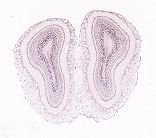
#> input picture data/CA1/ca1_wfs1_sec01.jpg, 156 x 138 px; its folder holds only this picture in this run
$ jupyter execute 01_pipeline_demo.ipynb.ipynb   (older library calls are emulated)
#> lines starting #> are read from the running program, lines starting #| are printed output that depends on the picture
[cell 1]
import os
import cv2

data_path = "../data"

images = []
labels = []

for label in os.listdir(data_path):
    class_path = os.path.join(data_path, label)
    if os.path.isdir(class_path):
        for file in os.listdir(class_path):
            img_path = os.path.join(class_path, file)
            img = cv2.imread(img_path)
#> img is the input picture: shape (138, 156, 3); mean B, G, R 237.3, 231.2, 238.8
            images.append(img)
            labels.append(label)

print("Total images:", len(images))
#| Total images: 2
print("Labels:", set(labels))

[cell 2]
import os
import cv2

data_path = "../data"

images = []
labels = []

for label in os.listdir(data_path):
    class_path = os.path.join(data_path, label)
    if os.path.isdir(class_path):
        for file in os.listdir(class_path):
            img_path = os.path.join(class_path, file)
            img = cv2.imread(img_path)
            images.append(img)
            labels.append(label)

print("Total images:", len(images))
#| Total images: 2
print("Labels:", set(labels))

[cell 3]
import numpy as np

[cell 4]
import cv2

processed_images = []

for img in images:
    img_resized = cv2.resize(img, (128,128))
    processed_images.append(img_resized)
#> this loop made 2 passes
#> pass 1, `img_resized = cv2.resize(img, (128,128))`:
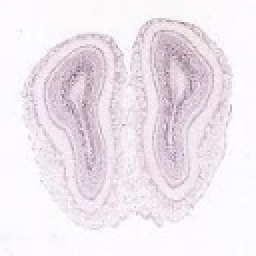
#> img_resized: shape (128, 128, 3) (shown 2 times larger); mean B, G, R 237.2, 231.1, 238.7
#> pass 2, `img_resized = cv2.resize(img, (128,128))`:
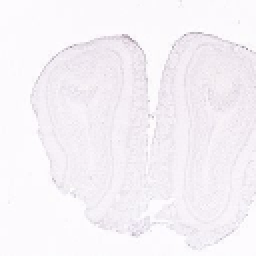
#> img_resized: shape (128, 128, 3) (shown 2 times larger); mean B, G, R 246.8, 241.9, 246
#> after the loop, processed_images = 2 items

print("Processed images:", len(processed_images))
#| Processed images: 2
print("Example shape:", processed_images[0].shape)
#| Example shape: (128, 128, 3)

[cell 5]
import numpy as np

X = np.array(processed_images)
X = X.reshape(len(X), -1)

print("Feature matrix shape:", X.shape)
#| Feature matrix shape: (2, 49152)

[cell 6]
from sklearn.preprocessing import LabelEncoder

le = LabelEncoder()

y = le.fit_transform(labels)

print("Encoded labels:", y)
print("Classes:", le.classes_)

[cell 7]
from sklearn.model_selection import train_test_split
from sklearn.ensemble import RandomForestClassifier

# split dataset
X_train, X_test, y_train, y_test = train_test_split(
    X, y, test_size=0.3, random_state=42
)
#> y_train = [0]; y_test = [1]

# create model
model = RandomForestClassifier()

# train model
model.fit(X_train, y_train)

# evaluate accuracy
accuracy = model.score(X_test, y_test)
#> accuracy = 0

print("Model accuracy:", accuracy)
#| Model accuracy: 0.0

[cell 8]
from sklearn.metrics import confusion_matrix

y_pred = model.predict(X_test)
#> y_pred = [0]

print("Predictions:", y_pred)
#| Predictions: [0]
print("True labels:", y_test)
#| True labels: [1]

cm = confusion_matrix(y_test, y_pred)
#> cm = [[0, 0], [1, 0]]
print("Confusion Matrix:\n", cm)
#| Confusion Matrix:
#|  [[0 0]
#|  [1 0]]

[cell 9]
from sklearn.metrics import classification_report

print(classification_report(y_test, y_pred, target_names=le.classes_))
#|               precision    recall  f1-score   support
#|          CA1       0.00      0.00      0.00       0.0
#|          CA3       0.00      0.00      0.00       1.0
#|     accuracy                           0.00       1.0
#|    macro avg       0.00      0.00      0.00       1.0
#| weighted avg       0.00      0.00      0.00       1.0

[cell 10]
import skimage

[cell 11]
from skimage.feature import graycomatrix, graycoprops
import numpy as np
import cv2

texture_features = []

for img in processed_images:

    gray = cv2.cvtColor(img, cv2.COLOR_BGR2GRAY)

    glcm = graycomatrix(gray,
                        distances=[1],
                        angles=[0],
                        levels=256,
                        symmetric=True,
                        normed=True)

    contrast = graycoprops(glcm, 'contrast')[0,0]
    homogeneity = graycoprops(glcm, 'homogeneity')[0,0]
    energy = graycoprops(glcm, 'energy')[0,0]
    correlation = graycoprops(glcm, 'correlation')[0,0]

    texture_features.append([contrast, homogeneity, energy, correlation])
#> this loop made 2 passes
#> (contrast, homogeneity, energy, correlation) on passes 1 to 2: (153.1, 0.414, 0.177, 0.828), (37.37, 0.494, 0.216, 0.72)
#> after the loop, texture_features = [[153.1, 0.414, 0.177, 0.828], [37.37, 0.494, 0.216, 0.72]]

X_texture = np.array(texture_features)
#> X_texture has the same summary as texture_features

print("Texture feature shape:", X_texture.shape)
#| Texture feature shape: (2, 4)

[cell 12]
from sklearn.model_selection import train_test_split
from sklearn.ensemble import RandomForestClassifier

X_train, X_test, y_train, y_test = train_test_split(
    X_texture, y, test_size=0.3, random_state=42
)
#> X_train = [[153.1, 0.414, 0.177, 0.828]]; X_test = [[37.37, 0.494, 0.216, 0.72]]

model = RandomForestClassifier()

model.fit(X_train, y_train)

accuracy = model.score(X_test, y_test)

print("Texture feature accuracy:", accuracy)
#| Texture feature accuracy: 0.0
